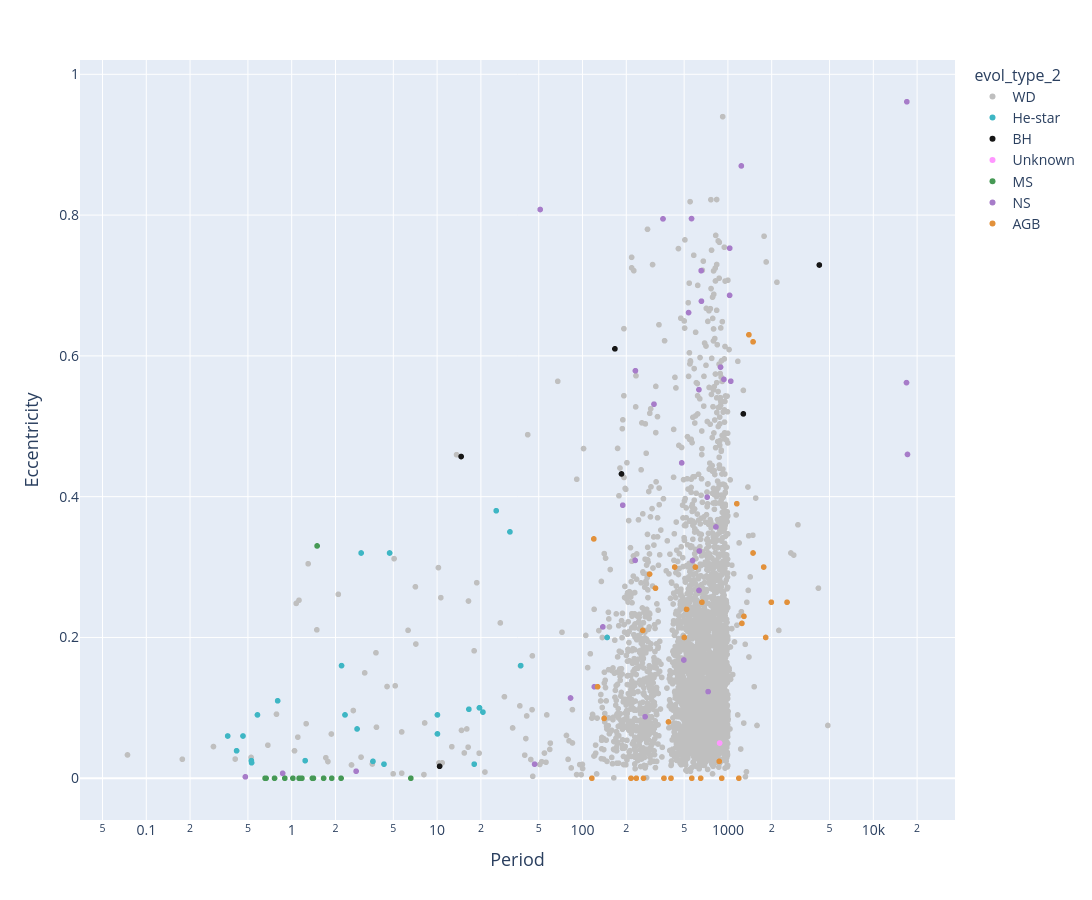

Notebook cell for this chart:
### Code cell
custom_colors = {
    'WD':'#bfbfbf',
    'He-star':'#3eb6c4',
    'MS':'#469955',
    'BH':'#161616',
    'NS':'#a77cc9',
    'AGB':'#e2913b',
    'HG':'#e2da3b',
    'RGB': '#cc5159'
}
fig = plotly_vars('Period', 'Eccentricity', pd_catalog_data, logx=True, logy=False, 
                  color_by='evol_type_2', color_map=custom_colors)

fig.show()

### Figure 1 — Plotly figure (JSON) as saved in the notebook; plotly's stock layout.template omitted (floating-point values rounded to 4 significant figures; data arrays with more than 128 entries replaced by an {"elided": "..."} marker saying what was removed)
{"data": [{"customdata": {"elided": "3404x9 str values"}, "hovertemplate": "Period=%{x:.3f}<br>Eccentricity=%{y:.3f}<br>System Name=%{customdata[0]}<br>Type1=%{customdata[1]}<br>Type2=%{customdata[2]}<br>evol_type_1=%{customdata[3]}<br>obs_type_1=%{customdata[5]}<br>obs_type_2=%{customdata[6]}<br>system_class=%{customdata[7]}<extra></extra>", "legendgroup": "WD", "marker": {"color": "#bfbfbf", "size": 6, "symbol": "circle"}, "mode": "markers", "name": "WD", "showlegend": true, "type": "scattergl", "x": {"elided": "3404 float values"}, "xaxis": "x", "y": {"elided": "3404 float values"}, "yaxis": "y"}, {"customdata": {"elided": "26x9 str values"}, "hovertemplate": "Period=%{x:.3f}<br>Eccentricity=%{y:.3f}<br>System Name=%{customdata[0]}<br>Type1=%{customdata[1]}<br>Type2=%{customdata[2]}<br>evol_type_1=%{customdata[3]}<br>obs_type_1=%{customdata[5]}<br>obs_type_2=%{customdata[6]}<br>system_class=%{customdata[7]}<extra></extra>", "legendgroup": "He-star", "marker": {"color": "#3eb6c4", "size": 6, "symbol": "circle"}, "mode": "markers", "name": "He-star", "showlegend": true, "type": "scattergl", "x": [147.6, 17.99, 2.202, 2.816, 31.69, 4.713, 37.59, 2.326, 3.003, 4.312, 25.5, 10.05, 19.56, 19.56, 0.363, 0.4178, 0.4625, 0.5281, 0.5298, 0.5816, 0.8008, 1.238, 3.622, 10.05, 16.54, 20.66], "xaxis": "x", "y": [0.2, 0.02, 0.16, 0.07, 0.35, 0.32, 0.16, 0.09, 0.32, 0.02, 0.38, 0.09, 0.1, 0.1, 0.06, 0.039, 0.06, 0.025, 0.022, 0.09, 0.11, 0.025, 0.024, 0.063, 0.098, 0.094], "yaxis": "y"}, {"customdata": [["Gaia BH1", "MS", "BH", "MS", "BH", "", "", "Gaia compact object", "BH"], ["Gaia BH2", "RG", "BH", "RGB", "BH", "RG", "", "Gaia compact object", "BH"], ["Gaia BH3", "RG", "BH", "RGB", "BH", "RG", "", "Gaia compact object", "BH"], ["VFTS 243", "O7V", "BH", "MS", "BH", "O7V", "", "Spectroscopic binary with dormant CO", "BH"], ["NGC 3201 #12560", "MS", "BH", "MS", "BH", "", "", "Spectroscopic binary with dormant CO", "BH"], ["HD 130298", "O6.5III", "BH", "MS", "BH", "O6.5III", "", "Spectroscopic binary with dormant CO", "BH"]], "hovertemplate": "Period=%{x:.3f}<br>Eccentricity=%{y:.3f}<br>System Name=%{customdata[0]}<br>Type1=%{customdata[1]}<br>Type2=%{customdata[2]}<br>evol_type_1=%{customdata[3]}<br>obs_type_1=%{customdata[5]}<br>obs_type_2=%{customdata[6]}<br>system_class=%{customdata[7]}<extra></extra>", "legendgroup": "BH", "marker": {"color": "#161616", "size": 6, "symbol": "circle"}, "mode": "markers", "name": "BH", "showlegend": true, "type": "scattergl", "x": [185.4, 1277.0, 4253.0, 10.4, 167.0, 14.63], "xaxis": "x", "y": [0.4323, 0.5176, 0.7291, 0.017, 0.61, 0.457], "yaxis": "y"}, {"customdata": [["G3425", "RG", "BH?", "RGB", "", "RG", "BH?", "Spectroscopic binary with dormant CO", "Unknown"]], "hovertemplate": "Period=%{x:.3f}<br>Eccentricity=%{y:.3f}<br>System Name=%{customdata[0]}<br>Type1=%{customdata[1]}<br>Type2=%{customdata[2]}<br>evol_type_1=%{customdata[3]}<br>obs_type_1=%{customdata[5]}<br>obs_type_2=%{customdata[6]}<br>system_class=%{customdata[7]}<extra></extra>", "legendgroup": "Unknown", "marker": {"color": "#FF97FF", "size": 6, "symbol": "circle"}, "mode": "markers", "name": "Unknown", "showlegend": true, "type": "scattergl", "x": [877.0], "xaxis": "x", "y": [0.05], "yaxis": "y"}, {"customdata": {"elided": "15x9 str values"}, "hovertemplate": "Period=%{x:.3f}<br>Eccentricity=%{y:.3f}<br>System Name=%{customdata[0]}<br>Type1=%{customdata[1]}<br>Type2=%{customdata[2]}<br>evol_type_1=%{customdata[3]}<br>obs_type_1=%{customdata[5]}<br>obs_type_2=%{customdata[6]}<br>system_class=%{customdata[7]}<extra></extra>", "legendgroup": "MS", "marker": {"color": "#469955", "size": 6, "symbol": "circle"}, "mode": "markers", "name": "MS", "showlegend": true, "type": "scattergl", "x": [2.185, 1.175, 1.387, 1.886, 1.124, 0.6668, 0.8966, 1.658, 1.495, 0.7619, 1.411, 1.141, 0.6563, 6.598, 1.019], "xaxis": "x", "y": [0.0, 0.0, 0.0, 0.0, 0.0, 0.0, 0.0, 0.0, 0.33, 0.0, 0.0, 0.0, 0.0, 0.0, 0.0], "yaxis": "y"}, {"customdata": {"elided": "36x9 str values"}, "hovertemplate": "Period=%{x:.3f}<br>Eccentricity=%{y:.3f}<br>System Name=%{customdata[0]}<br>Type1=%{customdata[1]}<br>Type2=%{customdata[2]}<br>evol_type_1=%{customdata[3]}<br>obs_type_1=%{customdata[5]}<br>obs_type_2=%{customdata[6]}<br>system_class=%{customdata[7]}<extra></extra>", "legendgroup": "NS", "marker": {"color": "#a77cc9", "size": 6, "symbol": "circle"}, "mode": "markers", "name": "NS", "showlegend": true, "type": "scattergl", "x": [730.9, 189.1, 230.2, 310.2, 481.0, 497.6, 536.1, 561.8, 570.9, 631.8, 632.6, 636.1, 654.6, 657.4, 719.8, 827.0, 889.5, 938.3, 1027.0, 1029.0, 1046.0, 357.8, 82.72, 0.8666, 16910.0, 2.774, 120.6, 46.81, 0.4799, 138.0, 51.17, 1237.0, 231.0, 17000.0, 269.4, 17180.0], "xaxis": "x", "y": [0.123, 0.3879, 0.3095, 0.5314, 0.448, 0.168, 0.6615, 0.795, 0.3093, 0.552, 0.2668, 0.3228, 0.721, 0.6777, 0.3993, 0.357, 0.584, 0.5666, 0.686, 0.753, 0.564, 0.7946, 0.114, 0.007, 0.562, 0.01, 0.13, 0.02, 0.002, 0.215, 0.8079, 0.8699, 0.5789, 0.961, 0.08742, 0.46], "yaxis": "y"}, {"customdata": {"elided": "33x9 str values"}, "hovertemplate": "Period=%{x:.3f}<br>Eccentricity=%{y:.3f}<br>System Name=%{customdata[0]}<br>Type1=%{customdata[1]}<br>Type2=%{customdata[2]}<br>evol_type_1=%{customdata[3]}<br>obs_type_1=%{customdata[5]}<br>obs_type_2=%{customdata[6]}<br>system_class=%{customdata[7]}<extra></extra>", "legendgroup": "AGB", "marker": {"color": "#e2913b", "size": 6, "symbol": "circle"}, "mode": "markers", "name": "AGB", "showlegend": true, "type": "scattergl", "x": [289.1, 1189.0, 871.7, 140.8, 1248.0, 1151.0, 317.6, 597.4, 1289.0, 1989.0, 906.3, 1488.0, 363.3, 259.6, 1818.0, 430.6, 234.4, 262.6, 215.4, 501.1, 1762.0, 390.2, 649.8, 1394.0, 519.7, 127.0, 119.6, 1489.0, 116.0, 406.0, 564.3, 662.2, 2550.0], "xaxis": "x", "y": [0.29, 0.0, 0.024, 0.085, 0.22, 0.39, 0.27, 0.3, 0.23, 0.25, 0.0, 0.32, 0.0, 0.21, 0.2, 0.3, 0.0, 0.0, 0.0, 0.2, 0.3, 0.08, 0.0, 0.63, 0.24, 0.13, 0.34, 0.62, 0.0, 0.0, 0.0, 0.25, 0.25], "yaxis": "y"}], "layout": {"height": 900, "legend": {"font": {"size": 14}, "title": {"font": {"size": 16}, "text": "evol_type_2"}, "tracegroupgap": 0}, "margin": {"t": 60}, "width": 1200, "xaxis": {"anchor": "y", "domain": [0, 1], "tickfont": {"size": 14}, "title": {"font": {"size": 18}, "text": "Period"}, "type": "log"}, "yaxis": {"anchor": "x", "domain": [0, 1], "tickfont": {"size": 14}, "title": {"font": {"size": 18}, "text": "Eccentricity"}}}}
